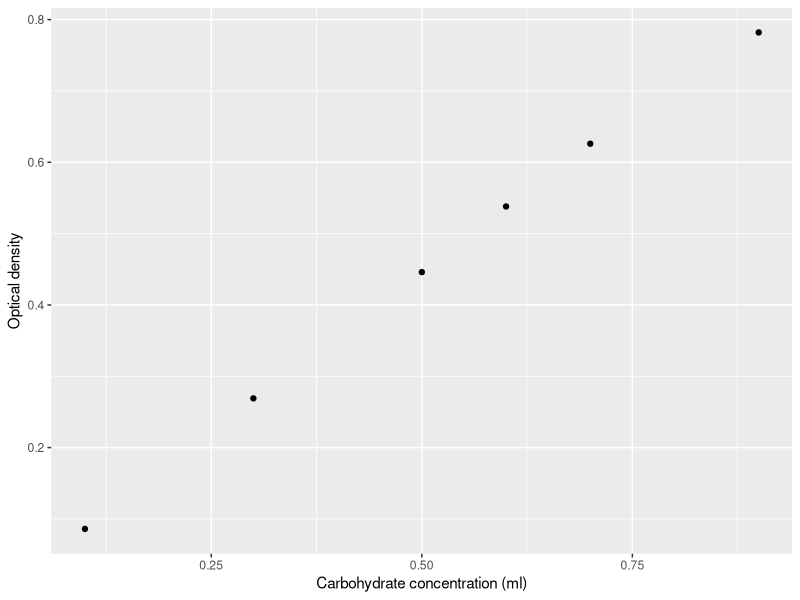
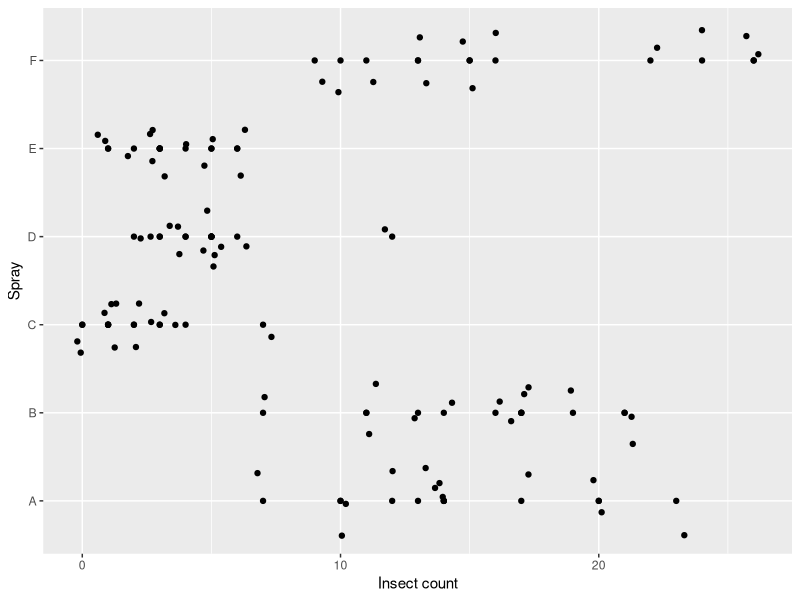
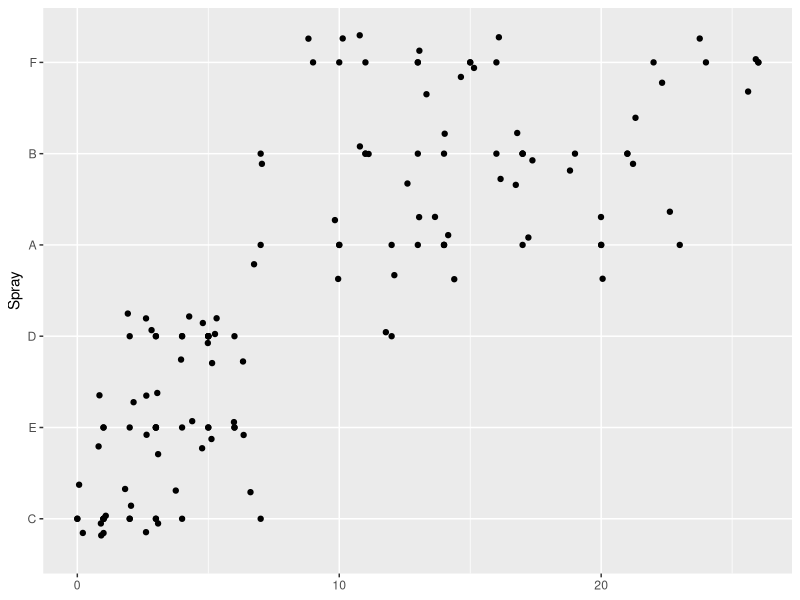
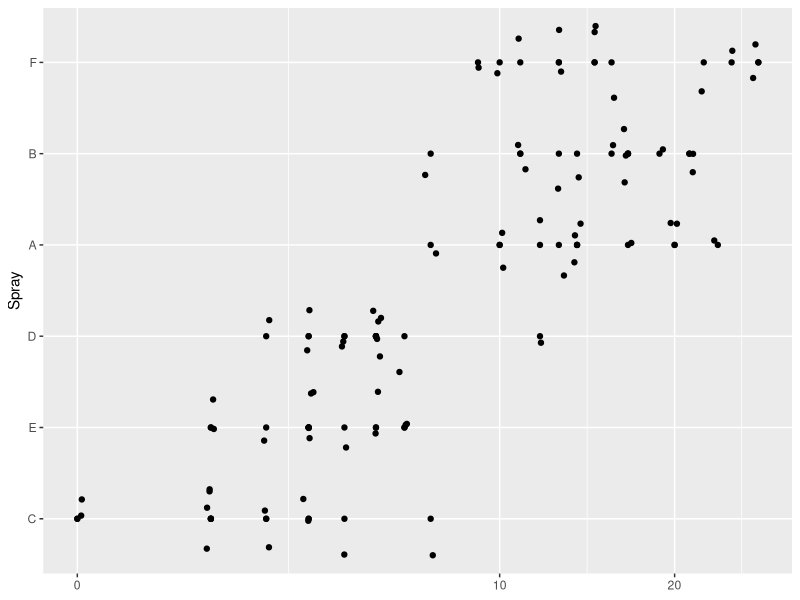
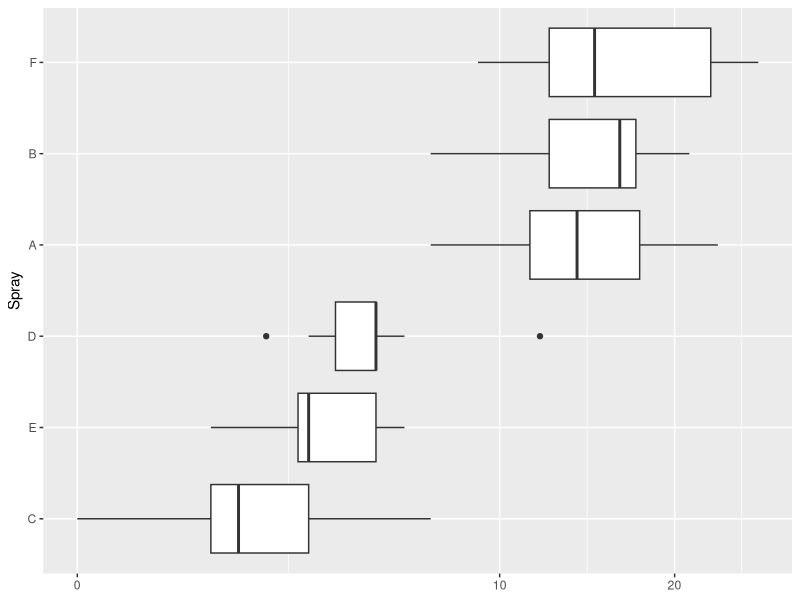

Here is the R script that generated these plots, in order:
## ---- chunk 1
suppressPackageStartupMessages(library(ggplot2))
options(show.signif.stars = FALSE,width=92)
## ---- chunk 2
str(Formaldehyde)
## ---- chunk 3
p <- ggplot(Formaldehyde,aes(x=carb,y=optden))+xlab("Carbohydrate concentration (ml)")+ylab("Optical density")
p + geom_point()
## ---- chunk 4
summary(m1 <- lm(optden ~ 1 + carb, Formaldehyde))
## ---- chunk 5
class(m1)
## ---- chunk 6
str(model.frame(m1))
## ---- chunk 7
model.matrix(m1)
## ---- chunk 8
str(m1)
## ---- chunk 9
effects(m1)^2
anova(m1)
## ---- chunk 10
y ~ x
## ---- chunk 11
y ~ 1 + x
## ---- chunk 12
y ~ 0 + x
## ---- chunk 13
y ~ x - 1
## ---- chunk 14
m2 <- lm(optden ~ 0 + carb, Formaldehyde)
anova(m2,m1)
coef(summary(m1))
## ---- chunk 15
y ~ 1 + x + z + sqrt(u)
## ---- chunk 16
y ~ 1 + x + I(x^2) + I(x^3)
## ---- chunk 17
y ~ poly(x, 3)
## ---- chunk 18
m3 <- lm(optden ~ 1 + carb + I(carb^2), Formaldehyde)
coef(summary(m3))
m4 <- lm(optden ~ poly(carb,2), Formaldehyde)
coef(summary(m4))
## ---- chunk 19
y ~ 1 + f
## ---- chunk 20
str(InsectSprays)
## ---- chunk 21
p <- ggplot(InsectSprays,aes(x=spray,y=count)) + xlab("Spray") + ylab("Insect count")
p + geom_point() + geom_jitter() + coord_flip()
## ---- chunk 22
p <- ggplot(InsectSprays,aes(x=reorder(spray,count),y=count)) + xlab("Spray") + ylab(NULL)
p + geom_point() + geom_jitter() + coord_flip()
## ---- chunk 23
p + geom_point() + geom_jitter() + scale_y_sqrt()  + coord_flip()
## ---- chunk 24
p + stat_boxplot() + scale_y_sqrt()  + coord_flip()
## ---- chunk 25
summary(m5 <- aov(sqrt(count) ~ 1 + spray, InsectSprays))
effects(m5)[1:6]^2
c(sum(effects(m5)[2:6]^2), sum(effects(m5)[-(1:6)]^2))
## ---- chunk 26
unique(model.matrix(m5))
contrasts(InsectSprays$spray)
## ---- chunk 27
terms(m5)
## ---- chunk 28
y ~ 1 + f + g
## ---- chunk 29
y ~ 1 + f + g + f:g
## ---- chunk 30
y ~ 1 + f * g
## ---- chunk 31
summary(m6 <- aov(price ~ 1 + carat + cut + color, diamonds))
summary(m7 <- aov(price ~ 1 + carat + color + cut, diamonds))
